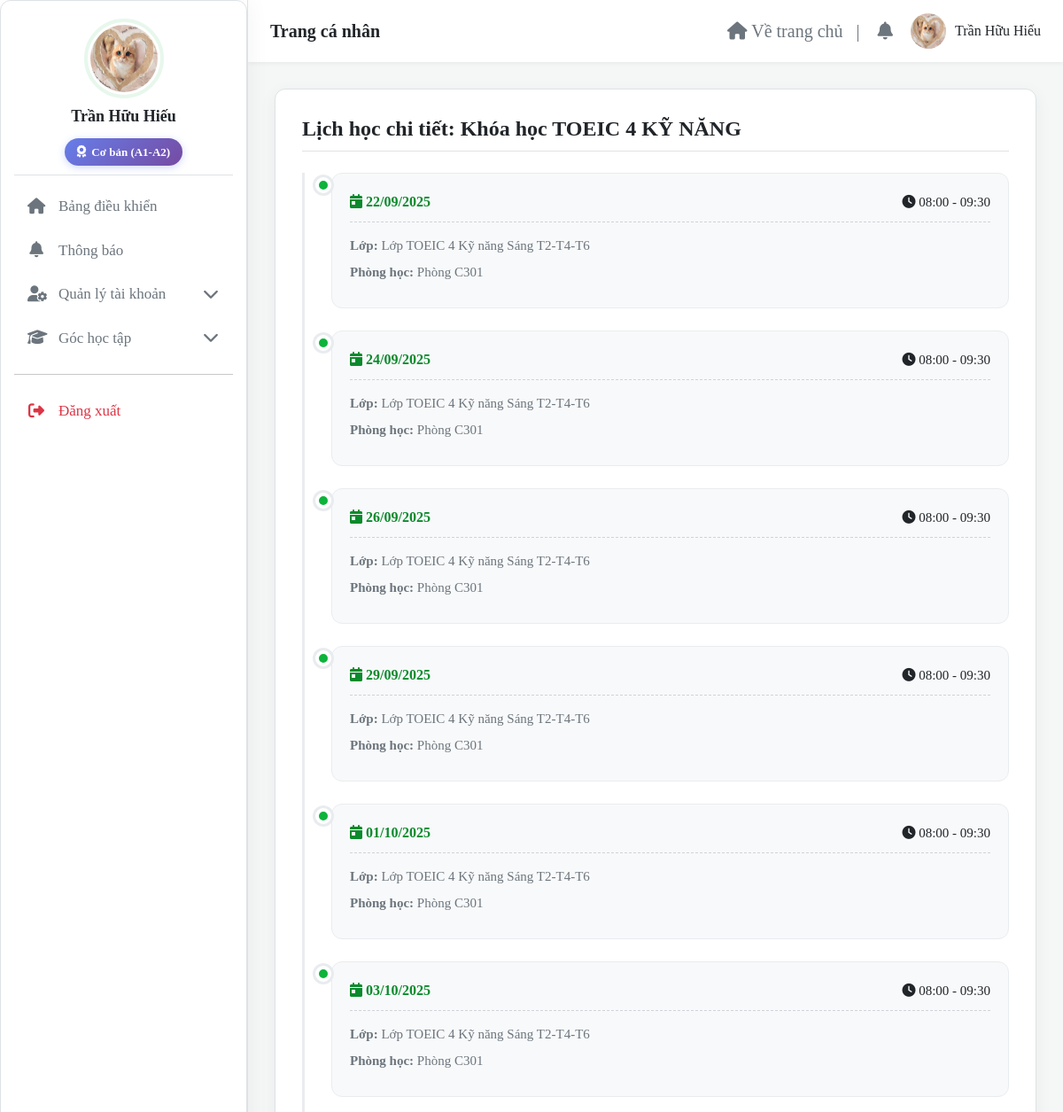
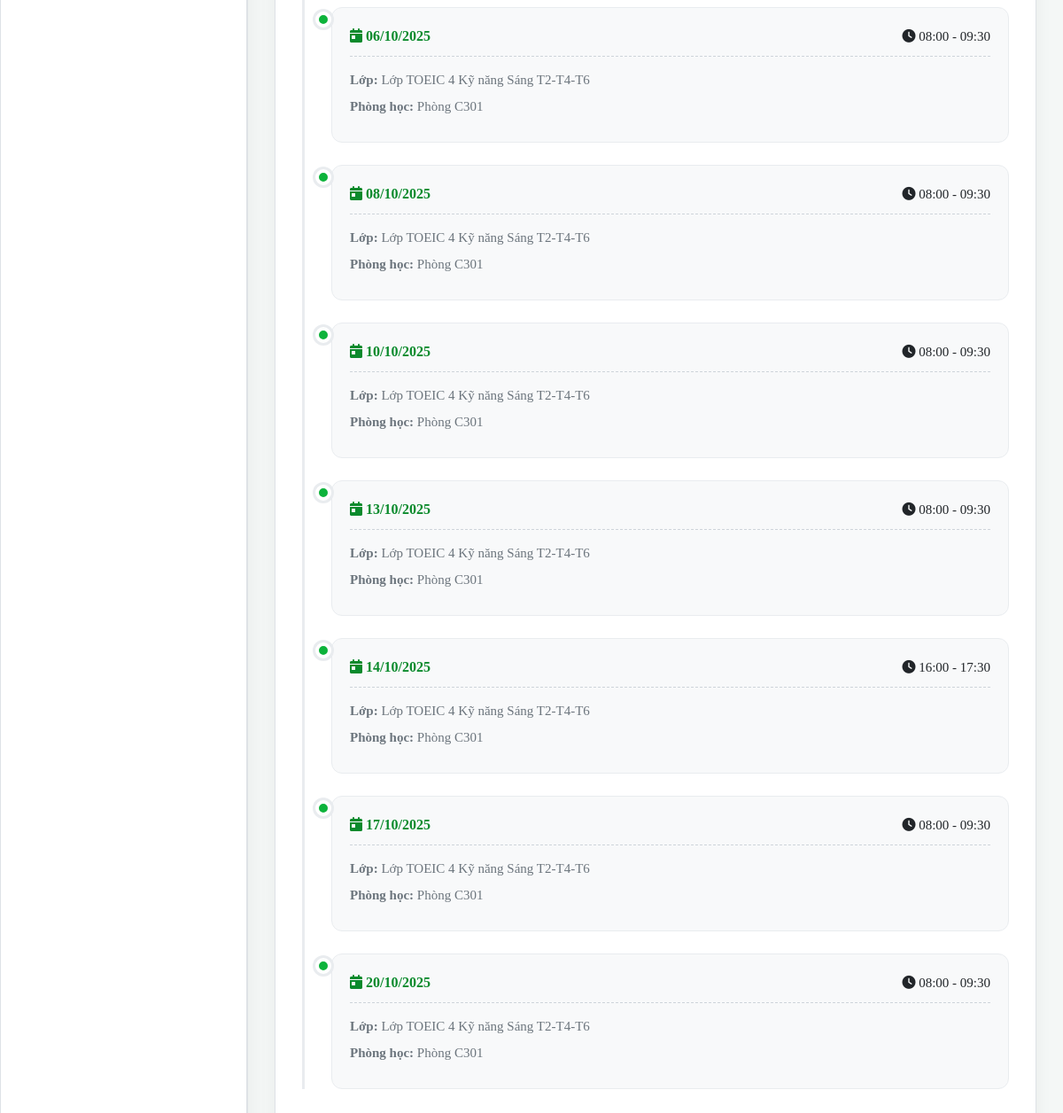
The page /user/dashboard.php?nav=lichhoc&id_khoahoc=38 (signed in) on the database as committed earlier (2 pictures, top to bottom).
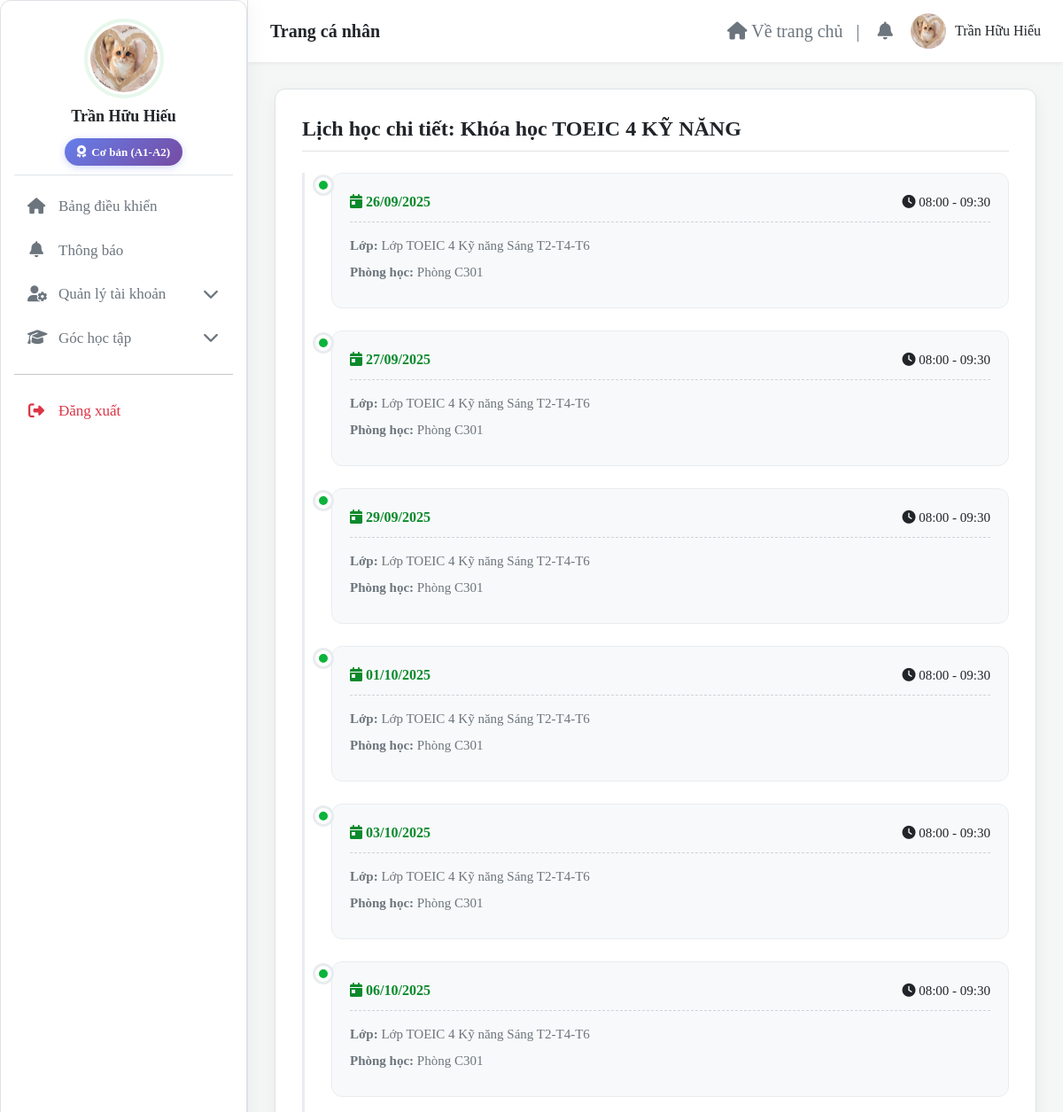
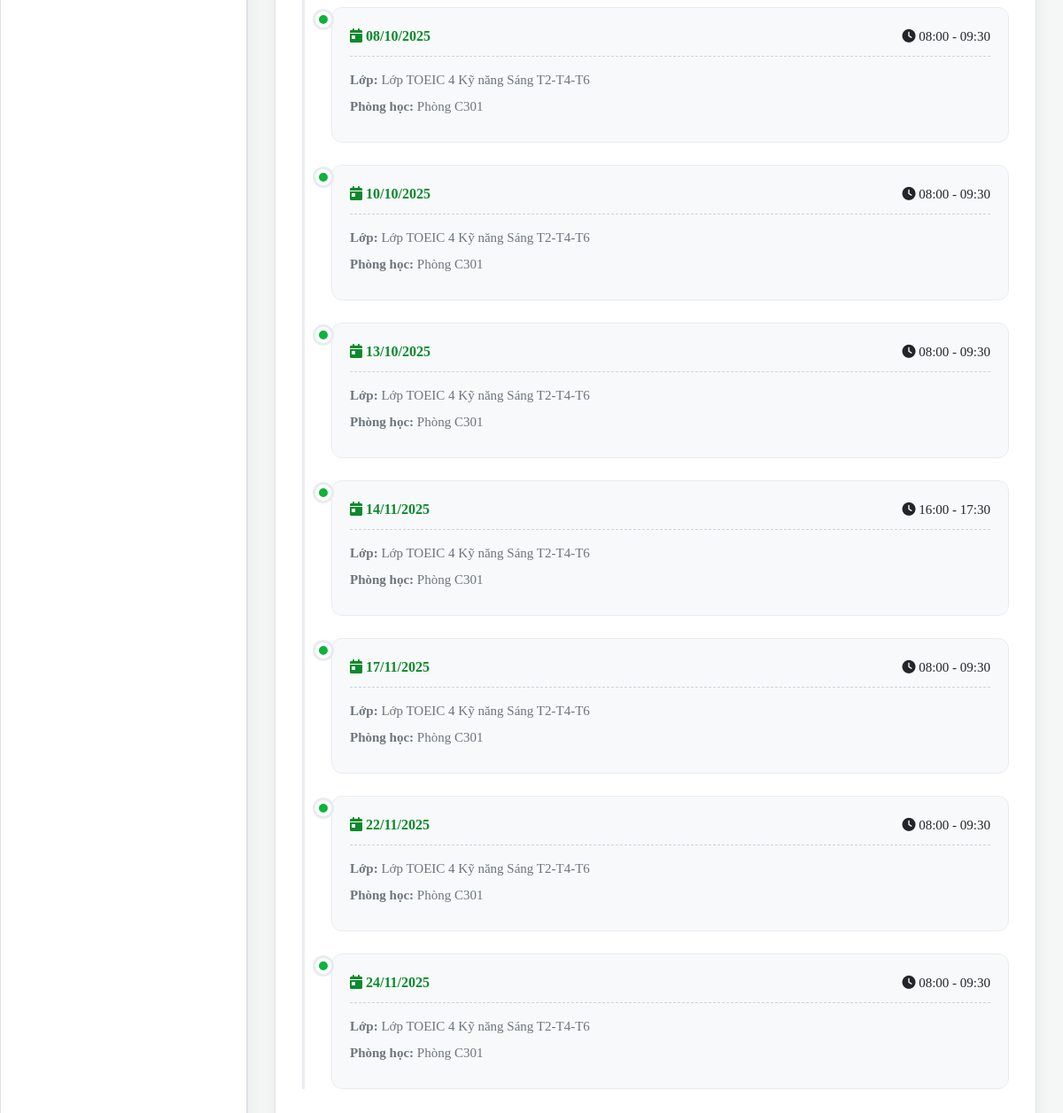
The same page on the database as committed later (2 pictures, top to bottom).
### tables this page shows
CREATE TABLE `hocvien` (
  `id_hocvien` int(11) NOT NULL,
  `ten_hocvien` varchar(100) DEFAULT NULL,
  `email` varchar(100) DEFAULT NULL,
  `so_dien_thoai` varchar(15) DEFAULT NULL,
  `mat_khau` varchar(255) DEFAULT NULL,
  `trinh_do` varchar(50) DEFAULT NULL COMMENT 'Trình độ được phân loại sau bài test',
  `verification_token` varchar(255) DEFAULT NULL COMMENT 'Mã token để xác thực email',
  `token_expiry` datetime DEFAULT NULL COMMENT 'Thời gian hết hạn của token',
  `is_verified` tinyint(1) NOT NULL DEFAULT 0 COMMENT '0: Chưa xác thực, 1: Đã xác thực',
  `is_admin` tinyint(1) DEFAULT 0,
  `hinh_anh` varchar(255) DEFAULT NULL
);

CREATE TABLE `khoahoc` (
  `id_khoahoc` int(11) NOT NULL,
  `ten_khoahoc` varchar(100) DEFAULT NULL,
  `mo_ta` text DEFAULT NULL,
  `thoi_gian` int(11) DEFAULT NULL COMMENT 'Thời lượng khóa học (tính bằng số buổi)',
  `chi_phi` int(11) DEFAULT NULL,
  `hinh_anh` varchar(255) DEFAULT NULL,
  `danh_gia_tb` decimal(3,2) DEFAULT NULL,
  `cap_do` varchar(50) DEFAULT NULL COMMENT 'Cấp độ của khóa học (Beginner, Intermediate, IELTS 5.0+,...)'
);

CREATE TABLE `lichhoc` (
  `id_lichhoc` int(11) NOT NULL,
  `id_lop` varchar(50) NOT NULL,
  `ngay_hoc` date NOT NULL,
  `gio_bat_dau` time NOT NULL,
  `gio_ket_thuc` time NOT NULL,
  `phong_hoc` varchar(100) DEFAULT NULL COMMENT 'Tên phòng học hoặc link học Online',
  `ghi_chu` text DEFAULT NULL
);

CREATE TABLE `lop_hoc` (
  `id_lop` varchar(50) NOT NULL,
  `id_khoahoc` int(11) NOT NULL,
  `ten_lop` varchar(100) NOT NULL,
  `id_giangvien` int(11) DEFAULT NULL COMMENT 'Giảng viên trực tiếp đứng lớp',
  `so_luong_hoc_vien` int(11) DEFAULT 0,
  `trang_thai` enum('dang hoc','da xong') DEFAULT 'dang hoc'
);

### user/modules/lichhoc.php (the view, shortened to what this page needs)
<?php
$id_khoahoc = (int)$_GET['id_khoahoc'];
$id_hocvien = $_SESSION['id_hocvien'];
$sql_course = "SELECT ten_khoahoc FROM khoahoc WHERE id_khoahoc = ?";
$stmt_course = $conn->prepare($sql_course);
$stmt_course->bind_param("i", $id_khoahoc);
$stmt_course->execute();
$result_course = $stmt_course->get_result();
if ($row_course = $result_course->fetch_assoc()) {
    $ten_khoahoc = $row_course['ten_khoahoc'];
} else {
    die("Khóa học không tồn tại.");
}
$sql_schedule = "
    SELECT
        lh.ngay_hoc,
        lh.gio_bat_dau,
        lh.gio_ket_thuc,
        lh.phong_hoc,
        lh.ghi_chu,
        l.ten_lop
    FROM lichhoc lh
    JOIN lop_hoc l ON lh.id_lop = l.id_lop
    JOIN dangkykhoahoc dk ON l.id_lop = dk.id_lop
    WHERE dk.id_hocvien = ? AND dk.id_khoahoc = ? AND l.trang_thai = 'dang hoc'
    ORDER BY lh.ngay_hoc ASC, lh.gio_bat_dau ASC
";
$stmt = $conn->prepare($sql_schedule);
$stmt->bind_param('ii', $id_hocvien, $id_khoahoc);
$stmt->execute();
$result = $stmt->get_result();
?>
<div class="content-pane">
    <h2 class="mb-4">Lịch học chi tiết: <?php echo htmlspecialchars($ten_khoahoc); ?></h2>
    <div class="schedule-timeline">
        <?php if ($result->num_rows > 0): ?>
            <?php
            $index = 0;
            while ($row = $result->fetch_assoc()):
            ?>
                <div class="timeline-item" style="animation-delay: <?php echo $index * 100; ?>ms;">
                    <div class="timeline-dot"></div>
                    <div class="timeline-content">
                        <div class="timeline-header">
                            <span class="date"><i class="fa-solid fa-calendar-day"></i> <?php echo date("d/m/Y", strtotime($row['ngay_hoc'])); ?></span>
                            <span class="time"><i class="fa-solid fa-clock"></i> <?php echo date("H:i", strtotime($row['gio_bat_dau'])) . ' - ' . date("H:i", strtotime($row['gio_ket_thuc'])); ?></span>
                        </div>
                        <div class="timeline-body">
                            <p><strong>Lớp:</strong> <?php echo htmlspecialchars($row['ten_lop']); ?></p>
                            <p><strong>Phòng học:</strong> <?php echo htmlspecialchars($row['phong_hoc']); ?></p>
                        </div>
                    </div>
                </div>
            <?php
                $index++;
            endwhile;
            ?>
        <?php else: ?>
            <div class="alert alert-info text-center">Lớp học của bạn cho khóa này chưa có lịch học. Vui lòng quay lại sau.</div>
        <?php endif; ?>
    </div>
</div>

### user/dashboard.php (shortened to what this page needs)
<?php
include('../config/config.php');
$id_hocvien = $_SESSION['id_hocvien'];
$ten_hocvien = $_SESSION['user'];
$nav = $_GET['nav'] ?? 'home';
$student_avatar = '../images/logo.png';
$student_level = '';
$sql_avatar = "SELECT hinh_anh, trinh_do FROM hocvien WHERE id_hocvien = ?";
$stmt_avatar = $conn->prepare($sql_avatar);
$stmt_avatar->bind_param("i", $id_hocvien);
$stmt_avatar->execute();
$result_avatar = $stmt_avatar->get_result();
if ($row_avatar = $result_avatar->fetch_assoc()) {
    $student_level = $row_avatar['trinh_do'] ?? '';
}
$is_account_active = in_array($nav, ['thongtin', 'lichsuthanhtoan']);
$is_learning_active = in_array($nav, ['khoahoc', 'lichhoctuan', 'diemdanh', 'tiendo', 'hoclieu', 'ketquakiemtra', 'bangdiem']);
?>
<!DOCTYPE html>
<html lang="vi">
<head>
    <link rel="stylesheet" href="https://cdnjs.cloudflare.com/ajax/libs/font-awesome/6.5.1/css/all.min.css">
    <link href="https://cdn.jsdelivr.net/npm/bootstrap@5.3.3/dist/css/bootstrap.min.css" rel="stylesheet">
    <link rel="stylesheet" href="user.css">
</head>
<body>
    <div class="wrapper">
        <aside class="account-left">
            <div class="account-sidebar-content">
                <div class="account-header">
                    <div class="avatar">
                        <img src="<?php echo htmlspecialchars($student_avatar); ?>" alt="Avatar" onerror="this.src='../images/logo.png';">
                    </div>
                    <h3><?php echo htmlspecialchars($ten_hocvien); ?></h3>
                    <?php if (!empty($student_level)): ?>
                        <div class="student-level-badge">
                            <i class="fa-solid fa-award"></i>
                            <span><?php echo htmlspecialchars($student_level); ?></span>
                        </div>
                    <?php endif; ?>
                </div>
                <nav class="account-nav">
                    <ul>
                        <li><a href="./dashboard.php" class="nav-link-top <?php echo ($nav == 'home' || $nav == '') ? 'active' : ''; ?>"><i class="fa-solid fa-house"></i> Bảng điều khiển</a></li>
                        <li><a href="./dashboard.php?nav=thongbao" class="nav-link-top <?php echo ($nav == 'thongbao') ? 'active' : ''; ?>"><i class="fa-solid fa-bell"></i> Thông báo </a></li>
                        <li class="nav-item">
                            <a class="nav-link-collapse <?php echo $is_account_active ? '' : 'collapsed'; ?>" data-bs-toggle="collapse" href="#accountSubmenu" role="button" aria-expanded="<?php echo $is_account_active ? 'true' : 'false'; ?>">
                                <i class="fa-solid fa-user-gear"></i> Quản lý tài khoản <i class="collapse-arrow fa-solid fa-chevron-down"></i>
                            </a>
                        </li>
                        <li class="nav-item">
                            <a class="nav-link-collapse <?php echo $is_learning_active ? '' : 'collapsed'; ?>" data-bs-toggle="collapse" href="#learningSubmenu" role="button" aria-expanded="<?php echo $is_learning_active ? 'true' : 'false'; ?>">
                                <i class="fa-solid fa-graduation-cap"></i> Góc học tập <i class="collapse-arrow fa-solid fa-chevron-down"></i>
                            </a>
                        </li>
                        <li>
                            <hr>
                            <a href="../pages/logout.php" class="nav-link-top text-danger"><i class="fa-solid fa-right-from-bracket"></i> Đăng xuất</a>
                        </li>
                    </ul>
                </nav>
            </div>
        </aside>
        <main>
            <?php include('header_user.php'); ?>
            <div class="account-right">
                <?php include('main.php'); ?>
            </div>
        </main>
    </div>
</body>
</html>

### user/header_user.php (shortened to what this page needs)
<div class="dashboard-header">
    <div class="header-left">
        <span class="header-title">Trang cá nhân</span>
    </div>
    <div class="header-right">
        <a href="../index.php" class="header-link" title="Quay về trang chủ">
            <i class="fa-solid fa-house"></i>
            <span class="d-none d-md-inline"> Về trang chủ &nbsp; | </span>
        </a>
        <a href="./dashboard.php?nav=thongbao" class="header-link" title="Thông báo">
            <i class="fa-solid fa-bell"></i>
        </a>
        <div class="user-menu">
            <?php
            $header_avatar = '../images/logo.png';
            ?>
            <img src="<?php echo htmlspecialchars($header_avatar); ?>" alt="Avatar" class="user-avatar" onerror="this.src='../images/logo.png';">
            <span class="user-name d-none d-lg-inline"><?php echo htmlspecialchars($_SESSION['user']); ?></span>
        </div>
    </div>
</div>

### user/main.php (shortened to what this page needs)
<?php
$nav = $_GET['nav'] ?? '';
switch ($nav) {
    case 'lichhoc':
        include("modules/lichhoc.php");
        break;
}

### user/user.css (style rules this page uses)
:root { --primary-color: #0db33b; --primary-color-dark: #0a8a2c; --primary-color-light: #e7f7ec; --light-gray-bg: #f4f7f6; --white-bg: #ffffff; --dark-text: #212529; --gray-text: #6c757d; --border-color: #dee2e6; --shadow: 0 5px 20px rgba(0, 0, 0, 0.05); --shadow-hover: 0 8px 25px rgba(0, 0, 0, 0.1); --border-radius: 12px; }
body { font-family: times new roman, serif; background-color: var(--light-gray-bg); }
a { text-decoration: none !important; color: var(--primary-color); }
.account-left { width: 280px; flex-shrink: 0; position: sticky; top: 20px; overflow-y: auto; }
.account-sidebar-content { background-color: var(--white-bg); padding: 25px; border-radius: var(--border-radius); box-shadow: var(--shadow); border: 1px solid var(--border-color); }
.account-left .account-header { text-align: center; padding-bottom: 10px; border-bottom: 1px solid var(--border-color); margin-bottom: 10px; }
.account-left .avatar img { width: 90px; height: 90px; border-radius: 50%; margin-bottom: 10px; border: 4px solid var(--primary-color-light); padding: 3px; background-color: #fff; }
.account-left .account-header h3 { font-size: 18px; font-weight: 600; color: var(--dark-text); margin-bottom: 5px; }
.account-left .account-nav ul { list-style: none; padding: 0; margin: 0; }
.account-nav li a { display: flex; align-items: center; gap: 15px; padding: 12px 15px; border-radius: 8px; color: var(--gray-text); font-size: 17px; font-weight: 500; transition: all 0.3s ease; }
.account-nav li a i { font-size: 18px; width: 20px; text-align: center; transition: color 0.3s ease; }
.nav-link-collapse .collapse-arrow { margin-left: auto; transition: transform 0.3s ease; }
.account-right { flex-grow: 1; min-width: 0; }
.content-pane { background-color: var(--white-bg); padding: 30px; border-radius: var(--border-radius); box-shadow: var(--shadow); border: 1px solid var(--border-color); }
.content-pane h2 { font-size: 24px; font-weight: 700; color: var(--dark-text); margin-bottom: 25px; padding-bottom: 10px; border-bottom: 1px solid var(--border-color); }

### user/dashboard.php (style rules this page uses)
body { background-color: var(--light-gray-bg); display: flex; }
.wrapper { display: flex; width: 100%; position: relative; }
.account-left { width: 280px; position: fixed; top: 0; left: 0; height: 100%; background-color: var(--white-bg); box-shadow: 0 0 25px rgba(0, 0, 0, 0.05); border-right: 1px solid var(--border-color); transition: transform 0.3s ease-in-out; z-index: 1045; display: flex; flex-direction: column; }
.account-sidebar-content { padding: 20px 15px; flex-grow: 1; overflow-y: auto; }
main { width: 100%; padding-left: 280px; transition: padding-left 0.3s ease-in-out; display: flex; flex-direction: column; min-height: 100vh; }
.dashboard-header { background-color: var(--white-bg); padding: 0 25px; height: 70px; display: flex; align-items: center; justify-content: space-between; box-shadow: 0 2px 5px rgba(0, 0, 0, 0.05); position: sticky; top: 0; z-index: 1000; }
.header-left { display: flex; align-items: center; gap: 15px; }
.header-left .header-title { font-size: 20px; font-weight: 600; color: var(--dark-text); }
.header-right { display: flex; align-items: center; gap: 20px; }
.header-link { font-size: 20px; color: var(--gray-text); position: relative; }
.user-menu { display: flex; align-items: center; gap: 10px; }
.user-avatar { width: 40px; height: 40px; border-radius: 50%; }
.user-name { font-weight: 500; }
.student-level-badge { display: inline-flex; align-items: center; gap: 6px; background: linear-gradient(135deg, #667eea 0%, #764ba2 100%); color: white; padding: 6px 14px; border-radius: 20px; font-size: 13px; font-weight: 600; margin-top: 8px; box-shadow: 0 2px 8px rgba(102, 126, 234, 0.3); }
.student-level-badge i { font-size: 14px; }
.account-right { padding: 30px; flex-grow: 1; }

Rows that differ between the two databases and show on the page:
shown differently, row unchanged: lichhoc (number 1 of 13 on the later page): moves up the list
changed lichhoc (number 2 of 13 on the later page): ngay_hoc "22/09/2025" → "27/09/2025"
changed lichhoc (number 10 of 13 on the later page): ngay_hoc "14/10/2025" → "14/11/2025"
changed lichhoc (number 11 of 13 on the later page): ngay_hoc "17/10/2025" → "17/11/2025"
changed lichhoc (number 12 of 13 on the later page): ngay_hoc "20/10/2025" → "22/11/2025"
changed lichhoc (number 13 of 13 on the later page): ngay_hoc "24/09/2025" → "24/11/2025"; moves down the list
